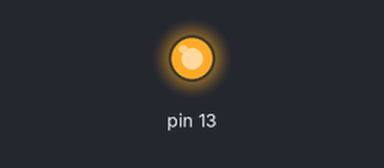
The sketch below on a simulated Arduino Uno, built with avr-gcc and run on an emulated ATmega328P. On the bench: output pins drawn as LEDs (lit = HIGH).

Above: at 0.75 s.
At 8.5 s:
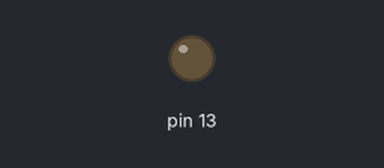
Timing chart, 0 to 11.7 s (numbered marks = the images above):
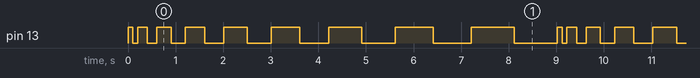

Measured:
- by itself, pin 13: repeats every 9.0 s: LOW 0.10 s, HIGH 0.20 s, LOW 0.20 s, HIGH 0.30 s, LOW 0.30 s, HIGH 0.40 s, LOW 0.40 s, HIGH 0.50 s, LOW 0.50 s, HIGH 0.60 s, LOW 0.60 s, HIGH 0.70 s, LOW 0.70 s, HIGH 0.80 s, LOW 0.80 s, HIGH 0.90 s, LOW 0.90 s, HIGH 0.10 s
- by itself, everything shown: repeats every 9.0 s, in 18 steps

The sketch:

led_with_changing_blink_rate.ino
```cpp
void setup()
{
  pinMode(13, OUTPUT);//13 or LED_BUILTIN
}

void loop()
{
  for(int i = 1; i<1000; i=i+100){
    	digitalWrite(13, HIGH);
    	delay(i);
    	digitalWrite(13, LOW);
    	delay(i);
  }
}
```
